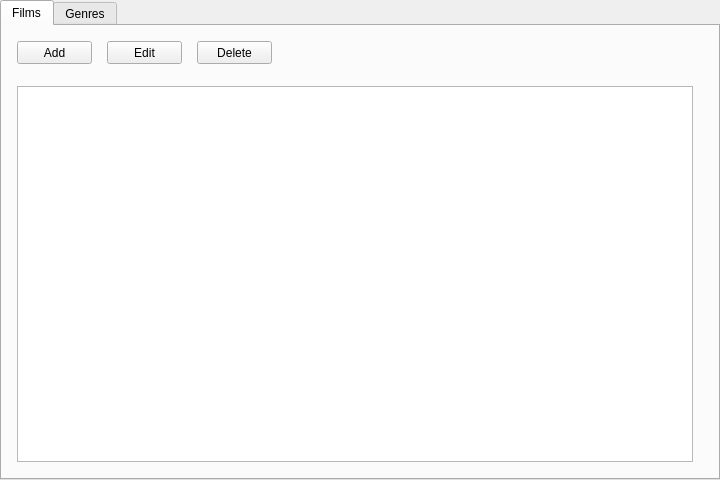
<?xml version="1.0" encoding="UTF-8"?>
<ui version="4.0">
 <class>Form</class>
 <widget class="QWidget" name="Form">
  <property name="geometry">
   <rect>
    <x>0</x>
    <y>0</y>
    <width>720</width>
    <height>480</height>
   </rect>
  </property>
  <property name="windowTitle">
   <string>Form</string>
  </property>
  <widget class="QTabWidget" name="tabWidget">
   <property name="geometry">
    <rect>
     <x>0</x>
     <y>0</y>
     <width>720</width>
     <height>480</height>
    </rect>
   </property>
   <property name="currentIndex">
    <number>0</number>
   </property>
   <widget class="QWidget" name="tab">
    <attribute name="title">
     <string>Films</string>
    </attribute>
    <widget class="QPushButton" name="film_add">
     <property name="geometry">
      <rect>
       <x>15</x>
       <y>15</y>
       <width>75</width>
       <height>23</height>
      </rect>
     </property>
     <property name="text">
      <string>Add</string>
     </property>
    </widget>
    <widget class="QTableWidget" name="table_film">
     <property name="geometry">
      <rect>
       <x>15</x>
       <y>60</y>
       <width>676</width>
       <height>376</height>
      </rect>
     </property>
    </widget>
    <widget class="QPushButton" name="film_edit">
     <property name="geometry">
      <rect>
       <x>105</x>
       <y>15</y>
       <width>75</width>
       <height>23</height>
      </rect>
     </property>
     <property name="text">
      <string>Edit</string>
     </property>
    </widget>
    <widget class="QPushButton" name="film_delete">
     <property name="geometry">
      <rect>
       <x>195</x>
       <y>15</y>
       <width>75</width>
       <height>23</height>
      </rect>
     </property>
     <property name="text">
      <string>Delete</string>
     </property>
    </widget>
   </widget>
   <widget class="QWidget" name="tab_2">
    <attribute name="title">
     <string>Genres</string>
    </attribute>
    <widget class="QPushButton" name="genre_add">
     <property name="geometry">
      <rect>
       <x>15</x>
       <y>15</y>
       <width>75</width>
       <height>23</height>
      </rect>
     </property>
     <property name="text">
      <string>Add</string>
     </property>
    </widget>
    <widget class="QPushButton" name="genre_edit">
     <property name="geometry">
      <rect>
       <x>105</x>
       <y>15</y>
       <width>75</width>
       <height>23</height>
      </rect>
     </property>
     <property name="text">
      <string>Edit</string>
     </property>
    </widget>
    <widget class="QPushButton" name="genre_delete">
     <property name="geometry">
      <rect>
       <x>195</x>
       <y>15</y>
       <width>75</width>
       <height>23</height>
      </rect>
     </property>
     <property name="text">
      <string>Delete</string>
     </property>
    </widget>
    <widget class="QTableWidget" name="table_genre">
     <property name="geometry">
      <rect>
       <x>15</x>
       <y>60</y>
       <width>676</width>
       <height>376</height>
      </rect>
     </property>
    </widget>
   </widget>
  </widget>
 </widget>
 <resources/>
 <connections/>
</ui>
